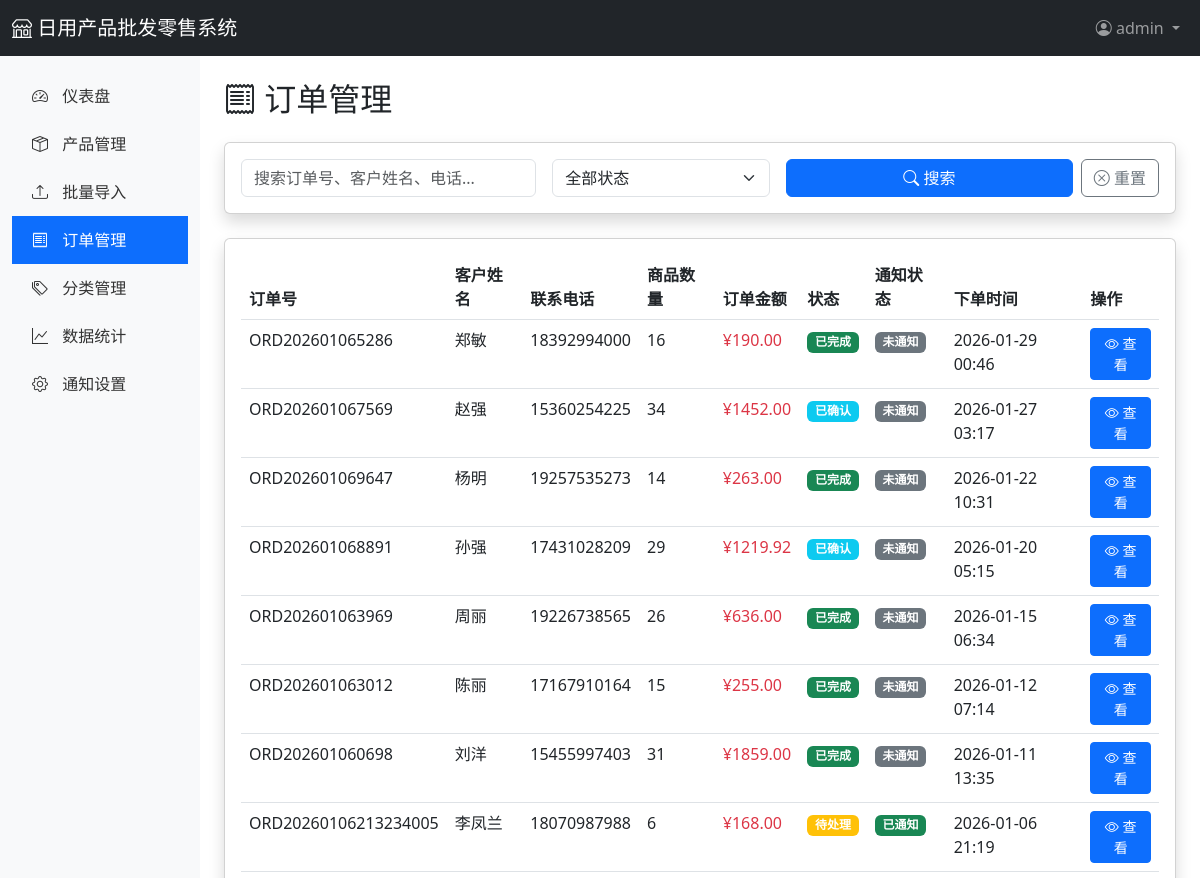
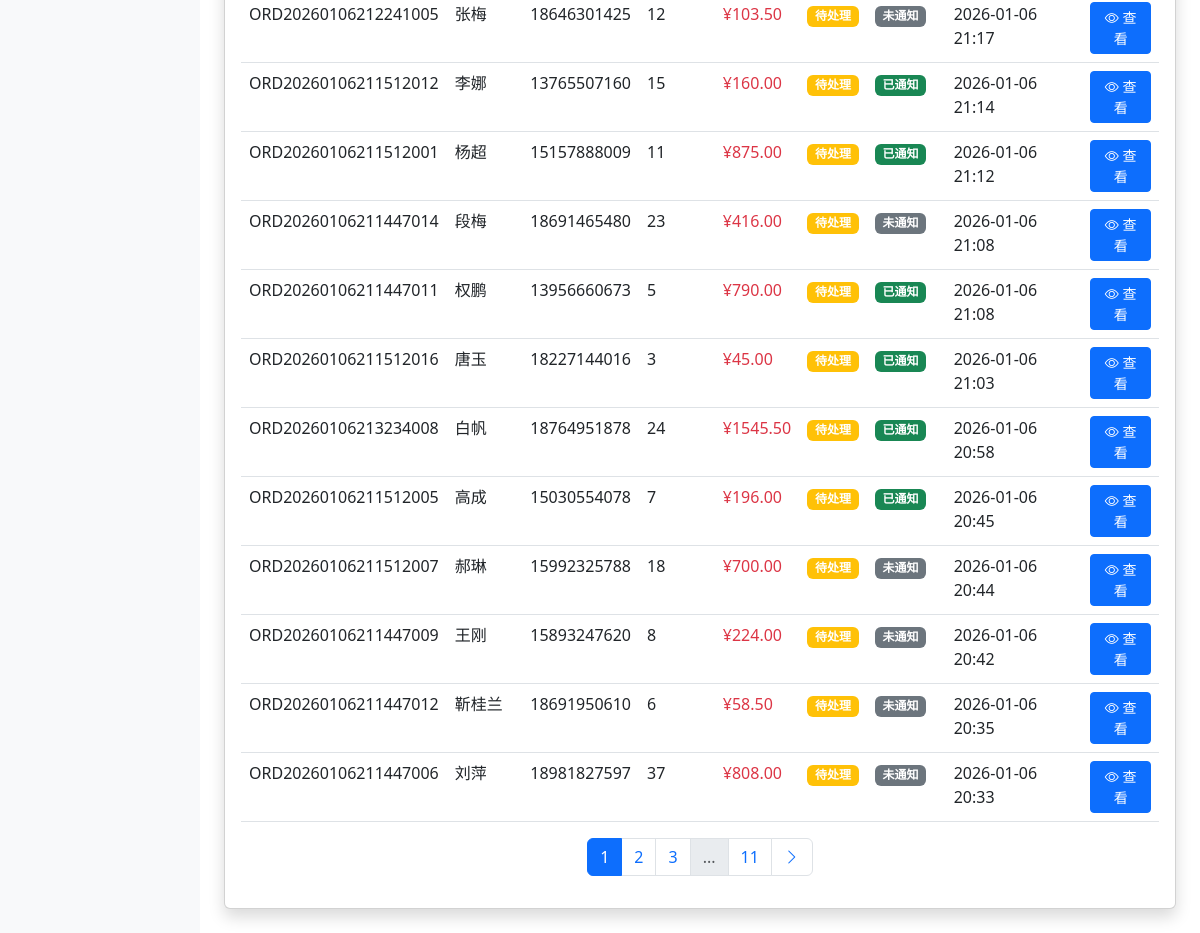
Page /admin/orders (signed in) on the committed database (2 pictures, top to bottom).
### app/models.py (models this page shows, shortened)
class User(UserMixin, db.Model):
    __tablename__ = 'users'
    id = db.Column(db.Integer, primary_key=True)
    username = db.Column(db.String(80), unique=True, nullable=False)
    email = db.Column(db.String(120), unique=True, nullable=False)
    password_hash = db.Column(db.String(255), nullable=False)
    role = db.Column(db.String(20), default='admin')  # admin, staff
    phone = db.Column(db.String(20))
    is_active = db.Column(db.Boolean, default=True)
    created_at = db.Column(db.DateTime, default=datetime.utcnow)
    updated_at = db.Column(db.DateTime, default=datetime.utcnow, onupdate=datetime.utcnow)
    orders = db.relationship('Order', backref='user', lazy='dynamic')

class Order(db.Model):
    __tablename__ = 'orders'
    id = db.Column(db.Integer, primary_key=True)
    order_no = db.Column(db.String(50), unique=True, nullable=False, index=True)  # 订单号
    customer_name = db.Column(db.String(100), nullable=False)
    customer_phone = db.Column(db.String(20))
    customer_email = db.Column(db.String(120))
    customer_address = db.Column(db.Text)
    total_amount = db.Column(db.Float, default=0)  # 总金额
    total_quantity = db.Column(db.Integer, default=0)  # 总数量
    status = db.Column(db.String(20), default='pending')  # pending, confirmed, shipped, completed, cancelled
    notes = db.Column(db.Text)  # 备注
    notified = db.Column(db.Boolean, default=False)  # 是否已通知
    created_at = db.Column(db.DateTime, default=datetime.utcnow)
    updated_at = db.Column(db.DateTime, default=datetime.utcnow, onupdate=datetime.utcnow)
    user_id = db.Column(db.Integer, db.ForeignKey('users.id'))
    items = db.relationship('OrderItem', backref='order', lazy='dynamic', cascade='all, delete-orphan')

### app/routes/admin.py (the view)
@admin_bp.route('/orders')
@login_required
def orders():
    page = request.args.get('page', 1, type=int)
    per_page = 20
    status = request.args.get('status', '')
    query_text = request.args.get('q', '')
    orders_query = Order.query
    if status:
        orders_query = orders_query.filter_by(status=status)
    if query_text:
        orders_query = orders_query.filter(
            (Order.order_no.contains(query_text)) |
            (Order.customer_name.contains(query_text)) |
            (Order.customer_phone.contains(query_text))
        )
    pagination = orders_query.order_by(Order.created_at.desc()).paginate(
        page=page, per_page=per_page, error_out=False
    )
    return render_template('admin/orders.html',
                         orders=pagination.items,
                         pagination=pagination,
                         status=status,
                         query=query_text)

### app/templates/admin/orders.html (shortened to what this page needs)
{% extends "admin/base.html" %}
{% block content %}
<h2 class="mb-4"><i class="bi bi-receipt"></i> 订单管理</h2>
<div class="card shadow mb-4">
    <div class="card-body">
        <form method="GET" action="{{ url_for('admin.orders') }}">
            <div class="row g-3">
                <div class="col-md-4">
                    <input type="text" class="form-control" name="q" placeholder="搜索订单号、客户姓名、电话..." value="{{ query }}">
                </div>
                <div class="col-md-3">
                    <select class="form-select" name="status">
                        <option value="">全部状态</option>
                    </select>
                </div>
                <div class="col-md-5">
                    <div class="d-flex gap-2">
                        <button type="submit" class="btn btn-primary flex-grow-1">
                            <i class="bi bi-search"></i> 搜索
                        </button>
                        <a href="{{ url_for('admin.orders') }}" class="btn btn-outline-secondary">
                            <i class="bi bi-x-circle"></i> 重置
                        </a>
                    </div>
                </div>
            </div>
        </form>
    </div>
</div>
<div class="card shadow">
    <div class="card-body">
        <div class="table-responsive">
            <table class="table table-hover">
                <thead>
                    <tr>
                        <th>订单号</th>
                        <th>客户姓名</th>
                        <th>联系电话</th>
                        <th>商品数量</th>
                        <th>订单金额</th>
                        <th>状态</th>
                        <th>通知状态</th>
                        <th>下单时间</th>
                        <th>操作</th>
                    </tr>
                </thead>
                <tbody>
                    {% if orders %}
                        {% for order in orders %}
                        <tr>
                            <td>{{ order.order_no }}</td>
                            <td>{{ order.customer_name }}</td>
                            <td>{{ order.customer_phone or '-' }}</td>
                            <td>{{ order.total_quantity }}</td>
                            <td class="text-danger">¥{{ "%.2f"|format(order.total_amount) }}</td>
                            <td>
                                {% if order.status == 'pending' %}
                                    <span class="badge bg-warning">待处理</span>
                                {% elif order.status == 'confirmed' %}
                                    <span class="badge bg-info">已确认</span>
                                {% elif order.status == 'shipped' %}
                                    <span class="badge bg-primary">已发货</span>
                                {% elif order.status == 'completed' %}
                                    <span class="badge bg-success">已完成</span>
                                {% elif order.status == 'cancelled' %}
                                    <span class="badge bg-danger">已取消</span>
                                {% endif %}
                            </td>
                            <td>
                                {% if order.notified %}
                                    <span class="badge bg-success">已通知</span>
                                {% else %}
                                    <span class="badge bg-secondary">未通知</span>
                                {% endif %}
                            </td>
                            <td>{{ order.created_at.strftime('%Y-%m-%d %H:%M') }}</td>
                            <td>
                                <a href="{{ url_for('admin.order_detail', order_id=order.id) }}" class="btn btn-sm btn-primary">
                                    <i class="bi bi-eye"></i> 查看
                                </a>
                            </td>
                        </tr>
                        {% endfor %}
                    {% else %}
                        <tr>
                            <td colspan="9" class="text-center text-muted py-4">暂无订单</td>
                        </tr>
                    {% endif %}
                </tbody>
            </table>
        </div>
        {% if pagination.pages > 1 %}
        <nav aria-label="Page navigation">
            <ul class="pagination justify-content-center">
                {% for page_num in pagination.iter_pages(left_edge=1, right_edge=1, left_current=2, right_current=2) %}
                    {% if page_num %}
                        {% if page_num == pagination.page %}
                        <li class="page-item active">
                            <span class="page-link">{{ page_num }}</span>
                        </li>
                        {% else %}
                        <li class="page-item">
                            <a class="page-link" href="{{ url_for('admin.orders', page=page_num, status=status, q=query) }}">
                                {{ page_num }}
                            </a>
                        </li>
                        {% endif %}
                    {% else %}
                    <li class="page-item disabled">
                        <span class="page-link">...</span>
                    </li>
                    {% endif %}
                {% endfor %}
                {% if pagination.has_next %}
                <li class="page-item">
                    <a class="page-link" href="{{ url_for('admin.orders', page=pagination.next_num, status=status, q=query) }}">
                        <i class="bi bi-chevron-right"></i>
                    </a>
                </li>
                {% endif %}
            </ul>
        </nav>
        {% endif %}
    </div>
</div>
{% endblock %}

### app/templates/admin/base.html (shortened to what this page needs)
<!DOCTYPE html>
<html lang="zh-CN">
<head>
    <link href="https://cdn.jsdelivr.net/npm/bootstrap@5.3.0/dist/css/bootstrap.min.css" rel="stylesheet">
    <link href="https://cdn.jsdelivr.net/npm/bootstrap-icons@1.11.0/font/bootstrap-icons.css" rel="stylesheet">
</head>
<body>
    <nav class="navbar navbar-expand-lg navbar-dark bg-dark">
        <div class="container-fluid">
            <a class="navbar-brand" href="{{ url_for('main.index') }}">
                <i class="bi bi-shop"></i> 日用产品批发零售系统
            </a>
            <div class="navbar-nav ms-auto">
                <div class="nav-item dropdown">
                    <a class="nav-link dropdown-toggle" href="#" role="button" data-bs-toggle="dropdown">
                        <i class="bi bi-person-circle"></i> {{ current_user.username }}
                    </a>
                </div>
            </div>
        </div>
    </nav>
    <div class="container-fluid">
        <div class="row">
            <nav class="col-md-2 d-none d-md-block sidebar py-3">
                <ul class="nav flex-column">
                    <li class="nav-item">
                        <a class="nav-link {% if request.endpoint == 'admin.dashboard' %}active{% endif %}" href="{{ url_for('admin.dashboard') }}">
                            <i class="bi bi-speedometer2"></i> 仪表盘
                        </a>
                    </li>
                    <li class="nav-item">
                        <a class="nav-link {% if 'admin.product' in request.endpoint %}active{% endif %}" href="{{ url_for('admin.products') }}">
                            <i class="bi bi-box-seam"></i> 产品管理
                        </a>
                    </li>
                    <li class="nav-item">
                        <a class="nav-link {% if request.endpoint == 'admin.products_import' %}active{% endif %}" href="{{ url_for('admin.products_import') }}">
                            <i class="bi bi-upload"></i> 批量导入
                        </a>
                    </li>
                    <li class="nav-item">
                        <a class="nav-link {% if request.endpoint == 'admin.orders' %}active{% endif %}" href="{{ url_for('admin.orders') }}">
                            <i class="bi bi-receipt"></i> 订单管理
                        </a>
                    </li>
                    <li class="nav-item">
                        <a class="nav-link {% if request.endpoint == 'admin.categories' %}active{% endif %}" href="{{ url_for('admin.categories') }}">
                            <i class="bi bi-tags"></i> 分类管理
                        </a>
                    </li>
                    <li class="nav-item">
                        <a class="nav-link {% if request.endpoint == 'admin.statistics' %}active{% endif %}" href="{{ url_for('admin.statistics') }}">
                            <i class="bi bi-graph-up"></i> 数据统计
                        </a>
                    </li>
                    <li class="nav-item">
                        <a class="nav-link {% if 'system' in request.endpoint %}active{% endif %}" href="{{ url_for('system.settings') }}">
                            <i class="bi bi-gear"></i> 通知设置
                        </a>
                    </li>
                </ul>
            </nav>
            <main class="col-md-10 ms-sm-auto col-lg-10 px-md-4 py-4">
                {% block content %}{% endblock %}
            </main>
        </div>
    </div>
</body>
</html>

### app/templates/admin/base.html (style rules this page uses)
.sidebar { min-height: calc(100vh - 56px); background-color: #f8f9fa; }
.sidebar .nav-link { color: #333; padding: 12px 20px; }
.sidebar .nav-link:hover, .sidebar .nav-link.active { background-color: #0d6efd; color: white; }
.sidebar .nav-link i { margin-right: 10px; }

### rows in the picture
User: username "admin"
Order: order_no "ORD202601065286", customer_name "郑敏", customer_phone "18392994000", total_quantity "16", total_amount "190.00", status "已完成", notified "未通知", created_at "2026-01-29 00:46"
Order: order_no "ORD202601067569", customer_name "赵强", customer_phone "15360254225", total_quantity "34", total_amount "1452.00", status "已确认", notified "未通知", created_at "2026-01-27 03:17"
Order: order_no "ORD202601069647", customer_name "杨明", customer_phone "19257535273", total_quantity "14", total_amount "263.00", status "已完成", notified "未通知", created_at "2026-01-22 10:31"
Order: order_no "ORD202601068891", customer_name "孙强", customer_phone "17431028209", total_quantity "29", total_amount "1219.92", status "已确认", notified "未通知", created_at "2026-01-20 05:15"
Order: order_no "ORD202601063969", customer_name "周丽", customer_phone "19226738565", total_quantity "26", total_amount "636.00", status "已完成", notified "未通知", created_at "2026-01-15 06:34"
Order: order_no "ORD202601063012", customer_name "陈丽", customer_phone "17167910164", total_quantity "15", total_amount "255.00", status "已完成", notified "未通知", created_at "2026-01-12 07:14"
Order: order_no "ORD202601060698", customer_name "刘洋", customer_phone "15455997403", total_quantity "31", total_amount "1859.00", status "已完成", notified "未通知", created_at "2026-01-11 13:35"
Order: order_no "ORD20260106213234005", customer_name "李凤兰", customer_phone "18070987988", total_quantity "6", total_amount "168.00", status "待处理", notified "已通知", created_at "2026-01-06 21:19"
Order: order_no "ORD20260106212241005", customer_name "张梅", customer_phone "18646301425", total_quantity "12", total_amount "103.50", status "待处理", notified "未通知", created_at "2026-01-06 21:17"
Order: order_no "ORD20260106211512012", customer_name "李娜", customer_phone "13765507160", total_quantity "15", total_amount "160.00", status "待处理", notified "已通知", created_at "2026-01-06 21:14"
Order: order_no "ORD20260106211512001", customer_name "杨超", customer_phone "15157888009", total_quantity "11", total_amount "875.00", status "待处理", notified "已通知", created_at "2026-01-06 21:12"
Order: order_no "ORD20260106211447014", customer_name "段梅", customer_phone "18691465480", total_quantity "23", total_amount "416.00", status "待处理", notified "未通知", created_at "2026-01-06 21:08"
Order: order_no "ORD20260106211447011", customer_name "权鹏", customer_phone "13956660673", total_quantity "5", total_amount "790.00", status "待处理", notified "已通知", created_at "2026-01-06 21:08"
Order: order_no "ORD20260106211512016", customer_name "唐玉", customer_phone "18227144016", total_quantity "3", total_amount "45.00", status "待处理", notified "已通知", created_at "2026-01-06 21:03"
Order: order_no "ORD20260106213234008", customer_name "白帆", customer_phone "18764951878", total_quantity "24", total_amount "1545.50", status "待处理", notified "已通知", created_at "2026-01-06 20:58"
Order: order_no "ORD20260106211512005", customer_name "高成", customer_phone "15030554078", total_quantity "7", total_amount "196.00", status "待处理", notified "已通知", created_at "2026-01-06 20:45"
Order: order_no "ORD20260106211512007", customer_name "郝琳", customer_phone "15992325788", total_quantity "18", total_amount "700.00", status "待处理", notified "未通知", created_at "2026-01-06 20:44"
Order: order_no "ORD20260106211447009", customer_name "王刚", customer_phone "15893247620", total_quantity "8", total_amount "224.00", status "待处理", notified "未通知", created_at "2026-01-06 20:42"
Order: order_no "ORD20260106211447012", customer_name "靳桂兰", customer_phone "18691950610", total_quantity "6", total_amount "58.50", status "待处理", notified "未通知", created_at "2026-01-06 20:35"
Order: order_no "ORD20260106211447006", customer_name "刘萍", customer_phone "18981827597", total_quantity "37", total_amount "808.00", status "待处理", notified "未通知", created_at "2026-01-06 20:33"

### other values in the picture
{{ page_num }} "1"
{{ page_num }} "2" "3" "11"
